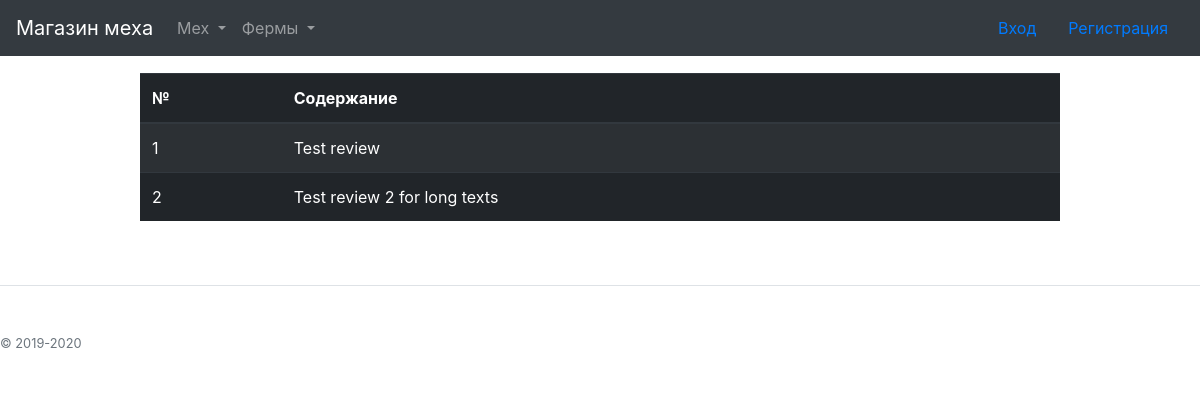
/reviews/1, run on the app's committed database.
### fur_shop/models.py (models this page shows)
class Review(models.Model):
    review_id = models.AutoField(primary_key=True)
    fur = models.ForeignKey(Fur, on_delete=models.CASCADE)
    text = models.CharField(max_length=300)
    user_id = models.IntegerField(default=0)
    object = models.Manager()

### fur_shop/views.py (the view)
# urls.py: path('reviews/<int:pk>', views.ReviewList, name = 'reviews'),
def ReviewList(request,pk):
    reviews = Review.object.all().filter(fur_id = pk)
    return render(request, "reviews.html", {'reviews':reviews})

### Templates/reviews.html
{% extends 'base.html' %}
{% load crispy_forms_tags %}
{% block content %}
<table class="table table-striped table-dark">
    <thead >
    <tr>
        <th scope="col">№</th>
        <th scope="col">Содержание</th>
    </tr>
    </thead>
    <tbody>
    {% for review in reviews %}
        <tr>
            <td>{{ review.review_id}}</td>
            <td>{{ review.text }}</td>
        </tr>
    {% endfor %}
    </tbody>
</table>
{% endblock %}

### data on the page
Review: review_id "1", text "Test review"
Review: review_id "2", text "Test review 2 for long texts"
